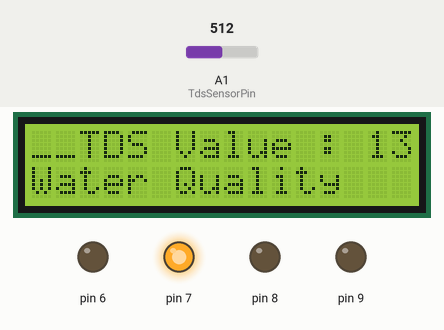
The sketch below on a simulated Arduino Uno, built with avr-gcc and run on an emulated ATmega328P. On the bench: 16×2 character LCD, output pins drawn as LEDs (lit = HIGH). The test bench sets the inputs (shaded band); at power-on: A1 (TdsSensorPin) = 512. What the sketch prints to the serial monitor is not drawn.

Above: at 2.9 s.
Timing chart, 0 to 4.4 s (numbered marks = the images above):
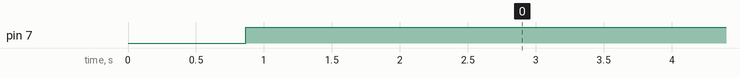

Measured:
- by itself, pin 7: LOW → HIGH at 0.87 s

The sketch:

final_code.ino
```cpp
#include <LiquidCrystal_I2C.h> // Library for LCD

LiquidCrystal_I2C lcd(0x27, 16, 2); // I2C address 0x27, 16 columns and 2 rows

#define TdsSensorPin A1
#define VREF 5.0              // Analog reference voltage (Volt) of the ADC
#define SCOUNT 30             // Number of sample points

int analogBuffer[SCOUNT];     // Store analog values read from ADC
int analogBufferTemp[SCOUNT];
int analogBufferIndex = 0, copyIndex = 0;

float averageVoltage = 0, tdsValue = 0, temperature = 25;

void setup()
{
    Serial.begin(115200);

    pinMode(TdsSensorPin, INPUT);

    lcd.init();               // Initialize the LCD
    lcd.backlight();

    pinMode(6, OUTPUT);
    pinMode(7, OUTPUT);
    pinMode(8, OUTPUT);
    pinMode(9, OUTPUT);
}

void loop()
{
    static unsigned long analogSampleTimepoint = millis();

    // Read analog value every 40 milliseconds
    if (millis() - analogSampleTimepoint > 40U)
    {
        analogSampleTimepoint = millis();

        analogBuffer[analogBufferIndex] = analogRead(TdsSensorPin);

        analogBufferIndex++;

        if (analogBufferIndex == SCOUNT)
            analogBufferIndex = 0;
    }

    static unsigned long printTimepoint = millis();

    // Calculate and display TDS every 800 milliseconds
    if (millis() - printTimepoint > 800U)
    {
        printTimepoint = millis();

        for (copyIndex = 0; copyIndex < SCOUNT; copyIndex++)
        {
            analogBufferTemp[copyIndex] = analogBuffer[copyIndex];
        }

        // Median filtering and conversion to voltage
        averageVoltage =
            getMedianNum(analogBufferTemp, SCOUNT)
            * (float)VREF / 1024.0;

        // Temperature compensation
        float compensationCoefficient =
            1.0 + 0.02 * (temperature - 25.0);

        float compensationVoltage =
            averageVoltage / compensationCoefficient;

        // Convert voltage to TDS value
        tdsValue =
            (133.42 * compensationVoltage * compensationVoltage * compensationVoltage
            - 255.86 * compensationVoltage * compensationVoltage
            + 857.39 * compensationVoltage) * 0.5;

        // Serial Monitor output
        Serial.print("TDS Value:");
        Serial.print(tdsValue, 0);
        Serial.println("ppm");

        // LED indication
        if (tdsValue > 1 && tdsValue < 50)
        {
            digitalWrite(6, HIGH);
            delay(2000);
        }
        else if (tdsValue == 0)
        {
            digitalWrite(9, HIGH);
            delay(2000);
        }
        else if (tdsValue >= 50)
        {
            digitalWrite(7, HIGH);
            delay(2000);
        }
        else
        {
            digitalWrite(8, HIGH);
            delay(2000);
        }

        // LCD display
        lcd.setCursor(0, 0);
        lcd.print("__TDS Value : ");
        lcd.print(tdsValue, 0);

        lcd.setCursor(0, 1);
        lcd.print("Water Quality");
    }
}

// Median filtering function
int getMedianNum(int bArray[], int iFilterLen)
{
    int bTab[iFilterLen];

    for (byte i = 0; i < iFilterLen; i++)
        bTab[i] = bArray[i];

    int i, j, bTemp;

    for (j = 0; j < iFilterLen - 1; j++)
    {
        for (i = 0; i < iFilterLen - j - 1; i++)
        {
            if (bTab[i] > bTab[i + 1])
            {
                bTemp = bTab[i];

                bTab[i] = bTab[i + 1];

                bTab[i + 1] = bTemp;
            }
        }
    }

    if ((iFilterLen & 1) > 0)
    {
        bTemp = bTab[(iFilterLen - 1) / 2];
    }
    else
    {
        bTemp =
            (bTab[iFilterLen / 2] + bTab[iFilterLen / 2 - 1]) / 2;
    }

    return bTemp;
}
```
